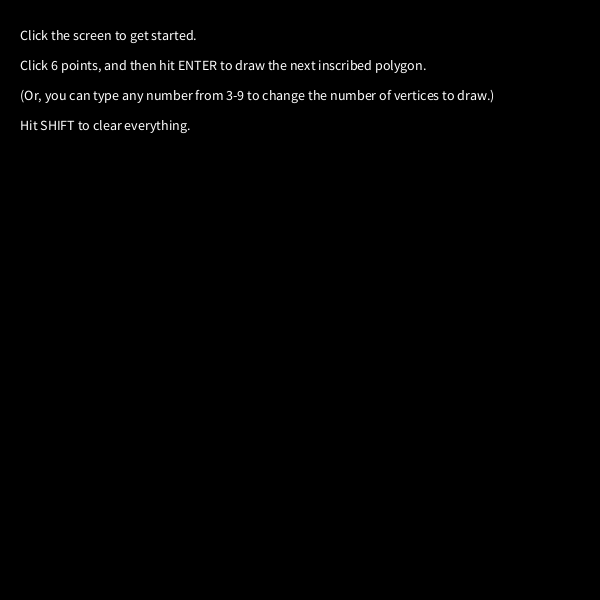
Frame 1 (no input)
Frame 60 (the mouse pressed at the canvas centre just before this capture): identical to frame 1, image omitted
Frame 120 (the mouse held since frame 60 and released just before this capture): identical to frame 1, image omitted

The Processing sketch that drew this single still picture (run headless with seeded random() and noise(); from frame 60 on, the mouse is pressed at the canvas centre):

// Processing sketch: processing_103419
// ── processing_103419.pde

int vertices = 6;
int vertices_drawn = 0;
boolean firstClick = true;
int[] xPositions = new int[vertices];
int[] yPositions = new int[vertices];
int[] xMidpoints = new int[vertices];
int[] yMidpoints = new int[vertices];

void setup()
{
  size(600,600);
  stroke(255);
  strokeWeight(3);
  background(0);
}

void draw()
{
    if (vertices_drawn == 0)
    {
    background(0);
    String p = "Click the screen to get started.";
    String r = "Click " + vertices + " points, and then hit ENTER to draw the next inscribed polygon.";
    String s = "(Or, you can type any number from 3-9 to change the number of vertices to draw.)";
    String t = "Hit SHIFT to clear everything.";
    fill(255);
    textSize(14);
    text(p, 20, 40);
    text(r, 20, 70);
    text(s, 20, 100);  
    text(t, 20, 130);
    }
}

void mousePressed() {
  if (vertices_drawn < vertices && firstClick == false)
  {
   FirstPoint point = new FirstPoint(mouseX,mouseY);
      xPositions[vertices_drawn] = point.xPos;
      yPositions[vertices_drawn] = point.yPos;
      point.drawPoint();
      vertices_drawn = vertices_drawn + 1;
  }
  if (vertices_drawn == vertices)
  {
    drawPolygon();
  }
  if (firstClick == true)
  {
     firstClick = false;
  }
}

void keyPressed()
{
  
  if (keyCode == SHIFT)
  {
    reset();    
  }
  if (keyCode == ENTER && vertices_drawn == vertices)
  {
   drawPolygon();
  }
  if (keyCode == 51 && vertices_drawn == 0)
  {
    vertices = 3;
  }
  if (keyCode == 52 && vertices_drawn == 0)
  {
    vertices = 4;
  }
  if (keyCode == 53 && vertices_drawn == 0)
  {
    vertices = 5;
  }
  if (keyCode == 54 && vertices_drawn == 0)
  {
    vertices = 6;
  }
  if (keyCode == 55 && vertices_drawn == 0)
  {
    vertices = 7;
  }
  if (keyCode == 56 && vertices_drawn == 0)
  {
    vertices = 8;
  }
  if (keyCode == 57 && vertices_drawn == 0)
  {
    vertices = 9;
  }
}

void drawPolygon() {

  //Takes care of drawing the polygon. The 0th and the nth vertex are directly connected, which could be done more cleverly with modular arithmetic, I think.
   line(xPositions[0],yPositions[0],xPositions[vertices - 1],yPositions[vertices - 1]);
   for (int i = 0; i < vertices - 1; i++)
   {
      line(xPositions[i],yPositions[i],xPositions[i+1],yPositions[i+1]);
   }
   
  //Takes care of the midpoints. These two steps are separate to avoid entanglement between drawing and calculation, which was an issue.
      for (int i = 0; i < vertices - 1; i++)
      {
      xMidpoints[i] = ( xPositions[i] + xPositions[i+1])/2;
      yMidpoints[i] = ( yPositions[i] + yPositions[i+1])/2;
      }
      xMidpoints[vertices - 1] = ( xPositions[0] + xPositions[vertices - 1])/2;
      yMidpoints[vertices - 1] = ( yPositions[0] + yPositions[vertices - 1])/2;
      drawNextPolygon();
   
}

void drawNextPolygon() {
  stroke(random(255),random(255),random(255));
  for (int i = 0; i<vertices; i++)
  {
      xPositions[i] = xMidpoints[i];
      yPositions[i] = yMidpoints[i];
  }
}

void reset()
{
  background(0);
    vertices_drawn = 0;
    int[] xPositions = new int[vertices];
    int[] yPositions = new int[vertices];
    int[] xMidpoints = new int[vertices];
    int[] yMidpoints = new int[vertices];
    stroke(255);
}

class FirstPoint {
  int xPos, yPos;
  FirstPoint (int x, int y)
  {
    xPos = x;
    yPos = y;
  }
  void drawPoint()
  {
    ellipse(xPos,yPos,10,10);
  }
  
}
